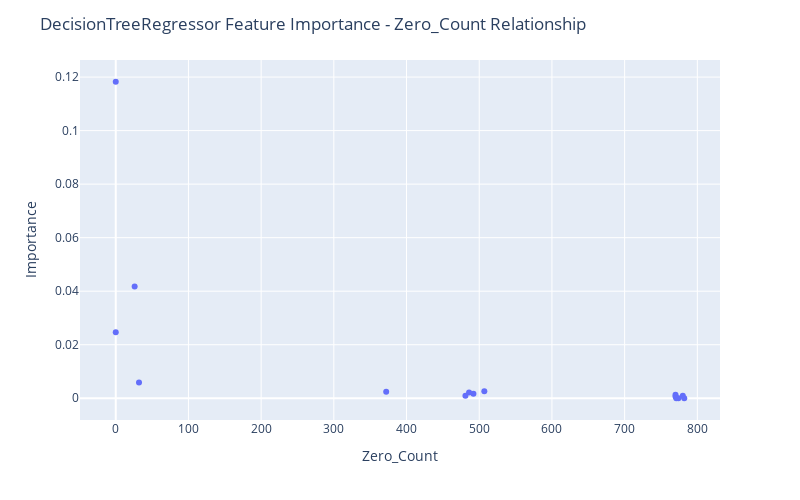

Notebook code for this chart:
### Code cell
fig = px.scatter(df_merged[~df_merged["Feature Name"].str.contains("Output")], x="Zero_Count", y="Importance",
                hover_data=["Feature Name"])

fig.update_layout(
    autosize=False,
    width=800,
    height=500,
    title_text=f"DecisionTreeRegressor Feature Importance - Zero_Count Relationship",
)

fig.show()

### Figure 1 — Plotly figure (JSON) as saved in the notebook; plotly's stock layout.template omitted (floating-point values rounded to 4 significant figures)
{"data": [{"customdata": [["Input 14"], ["Input 11"], ["Input 12"], ["Input 08"], ["Input 01"], ["Input 10"], ["Input 02"], ["Input 05"], ["Input 04"], ["Input 09"], ["Input 07"], ["Input 15"], ["Input 03"], ["Input 06"], ["Input 13"]], "hovertemplate": "Zero_Count=%{x}<br>Importance=%{y}<br>Feature Name=%{customdata[0]}<extra></extra>", "legendgroup": "", "marker": {"color": "#636efa", "symbol": "circle"}, "mode": "markers", "name": "", "orientation": "v", "showlegend": false, "type": "scatter", "x": [0, 26, 0, 32, 507, 372, 486, 492, 770, 481, 780, 770, 782, 774, 771], "xaxis": "x", "y": [0.1183, 0.04173, 0.02465, 0.005867, 0.002584, 0.002401, 0.002195, 0.001725, 0.001323, 0.0009644, 0.0009361, 0.0006403, 0, 0, 0], "yaxis": "y"}], "layout": {"autosize": false, "height": 500, "legend": {"tracegroupgap": 0}, "margin": {"t": 60}, "title": {"text": "DecisionTreeRegressor Feature Importance - Zero_Count Relationship"}, "width": 800, "xaxis": {"anchor": "y", "autorange": true, "domain": [0, 1], "range": [-49.18, 831.2], "title": {"text": "Zero_Count"}, "type": "linear"}, "yaxis": {"anchor": "x", "autorange": true, "domain": [0, 1], "range": [-0.008127, 0.1264], "title": {"text": "Importance"}, "type": "linear"}}}
